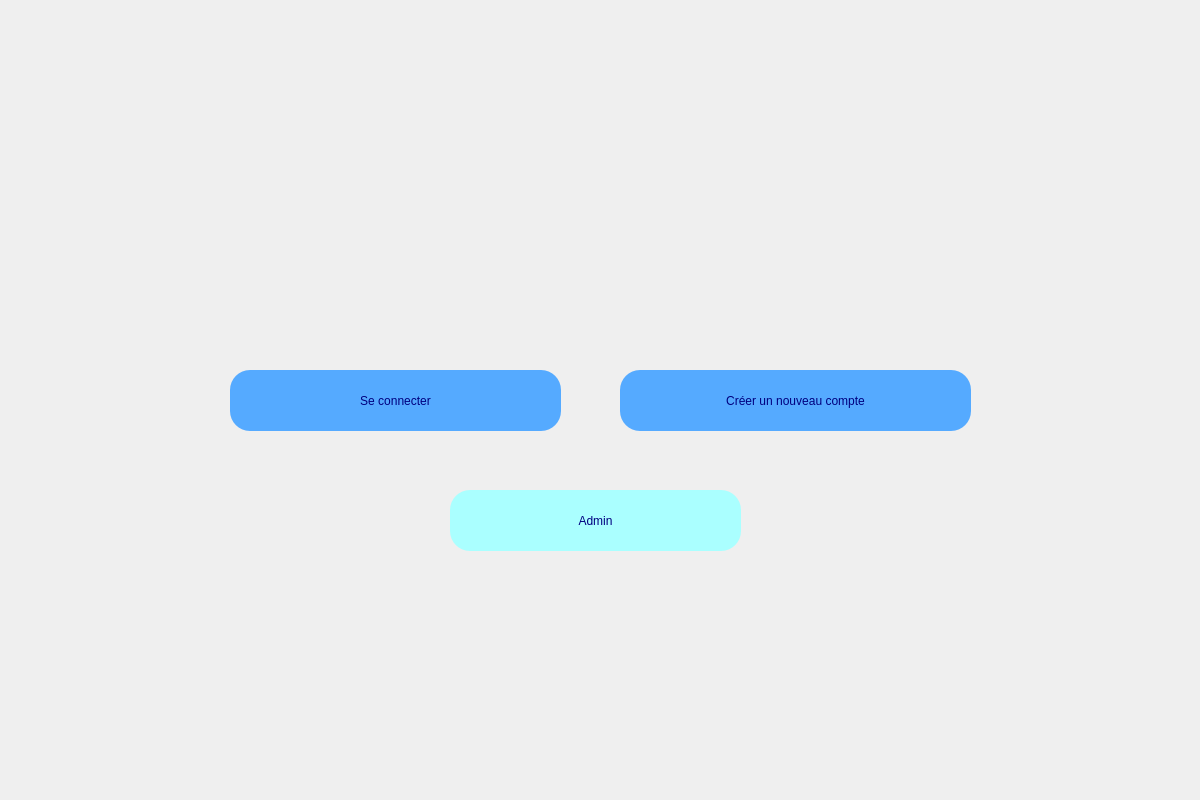
<?xml version="1.0" encoding="UTF-8"?>
<ui version="4.0">
 <class>Dialog</class>
 <widget class="QDialog" name="Dialog">
  <property name="geometry">
   <rect>
    <x>0</x>
    <y>0</y>
    <width>1200</width>
    <height>800</height>
   </rect>
  </property>
  <property name="windowTitle">
   <string>Dialog</string>
  </property>
  <widget class="QWidget" name="widget" native="true">
   <property name="geometry">
    <rect>
     <x>0</x>
     <y>0</y>
     <width>1201</width>
     <height>801</height>
    </rect>
   </property>
   <property name="styleSheet">
    <string notr="true">QWidget#widget{}</string>
   </property>
   <widget class="QPushButton" name="push">
    <property name="geometry">
     <rect>
      <x>230</x>
      <y>370</y>
      <width>331</width>
      <height>61</height>
     </rect>
    </property>
    <property name="styleSheet">
     <string notr="true">border-radius:20px; 
color: rgb(0, 0, 127);
font: 20pt &quot;MS Shell Dlg 2&quot;;
background-color: rgb(85, 170, 255);</string>
    </property>
    <property name="text">
     <string>Se connecter</string>
    </property>
   </widget>
   <widget class="QPushButton" name="push2">
    <property name="geometry">
     <rect>
      <x>620</x>
      <y>370</y>
      <width>351</width>
      <height>61</height>
     </rect>
    </property>
    <property name="styleSheet">
     <string notr="true">border-radius:20px; 
color: rgb(0, 0, 127);
font: 20pt &quot;MS Shell Dlg 2&quot;;
background-color: rgb(85, 170, 255);</string>
    </property>
    <property name="text">
     <string>Créer un nouveau compte</string>
    </property>
   </widget>
   <widget class="QPushButton" name="pushButton_3">
    <property name="geometry">
     <rect>
      <x>450</x>
      <y>490</y>
      <width>291</width>
      <height>61</height>
     </rect>
    </property>
    <property name="styleSheet">
     <string notr="true">border-radius:20px; 
color: rgb(0, 0, 127);
font: 20pt &quot;MS Shell Dlg 2&quot;;
background-color: rgb(170, 255, 255);</string>
    </property>
    <property name="text">
     <string>Admin</string>
    </property>
   </widget>
  </widget>
 </widget>
 <resources/>
 <connections/>
</ui>
